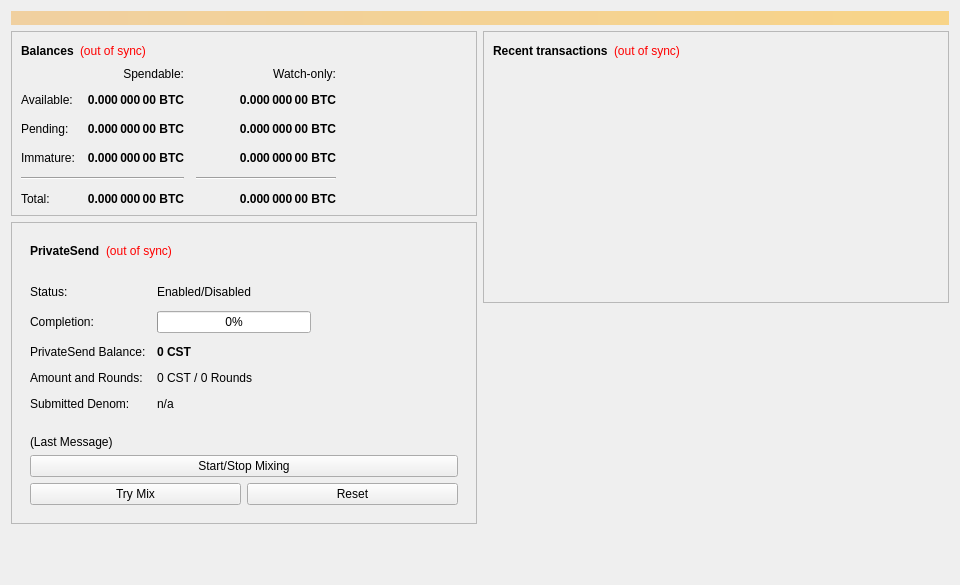
<?xml version="1.0" encoding="UTF-8"?>
<ui version="4.0">
 <class>OverviewPage</class>
 <widget class="QWidget" name="OverviewPage">
  <property name="geometry">
   <rect>
    <x>0</x>
    <y>0</y>
    <width>960</width>
    <height>585</height>
   </rect>
  </property>
  <property name="minimumSize">
   <size>
    <width>960</width>
    <height>0</height>
   </size>
  </property>
  <property name="windowTitle">
   <string>Form</string>
  </property>
  <layout class="QVBoxLayout" name="topLayout">
   <item>
    <widget class="QLabel" name="labelAlerts">
     <property name="visible">
      <bool>false</bool>
     </property>
     <property name="styleSheet">
      <string notr="true">background-color: qlineargradient(x1: 0, y1: 0, x2: 1, y2: 0, stop:0 #F0D0A0, stop:1 #F8D488); color:#000000;</string>
     </property>
     <property name="wordWrap">
      <bool>true</bool>
     </property>
     <property name="margin">
      <number>3</number>
     </property>
    </widget>
   </item>
   <item>
    <layout class="QHBoxLayout" name="horizontalLayout" stretch="1,1">
     <item>
      <layout class="QVBoxLayout" name="verticalLayout_2">
       <item>
        <widget class="QFrame" name="frame">
         <property name="frameShape">
          <enum>QFrame::StyledPanel</enum>
         </property>
         <property name="frameShadow">
          <enum>QFrame::Raised</enum>
         </property>
         <layout class="QVBoxLayout" name="verticalLayout_4">
          <item>
           <layout class="QHBoxLayout" name="horizontalLayout_4">
            <item>
             <widget class="QLabel" name="label_5">
              <property name="font">
               <font>
                <weight>75</weight>
                <bold>true</bold>
               </font>
              </property>
              <property name="text">
               <string>Balances</string>
              </property>
             </widget>
            </item>
            <item>
             <widget class="QLabel" name="labelWalletStatus">
              <property name="toolTip">
               <string>The displayed information may be out of date. Your wallet automatically synchronizes with the Costly network after a connection is established, but this process has not completed yet.</string>
              </property>
              <property name="styleSheet">
               <string notr="true">QLabel { color: red; }</string>
              </property>
              <property name="text">
               <string notr="true">(out of sync)</string>
              </property>
              <property name="alignment">
               <set>Qt::AlignLeading|Qt::AlignLeft|Qt::AlignVCenter</set>
              </property>
             </widget>
            </item>
            <item>
             <spacer name="horizontalSpacer_3">
              <property name="orientation">
               <enum>Qt::Horizontal</enum>
              </property>
              <property name="sizeHint" stdset="0">
               <size>
                <width>40</width>
                <height>20</height>
               </size>
              </property>
             </spacer>
            </item>
           </layout>
          </item>
          <item>
           <layout class="QGridLayout" name="gridLayout">
            <property name="spacing">
             <number>12</number>
            </property>
            <item row="2" column="2">
             <widget class="QLabel" name="labelWatchPending">
              <property name="font">
               <font>
                <weight>75</weight>
                <bold>true</bold>
               </font>
              </property>
              <property name="cursor">
               <cursorShape>IBeamCursor</cursorShape>
              </property>
              <property name="toolTip">
               <string>Unconfirmed transactions to watch-only addresses</string>
              </property>
              <property name="text">
               <string notr="true">0.000 000 00 BTC</string>
              </property>
              <property name="alignment">
               <set>Qt::AlignRight|Qt::AlignTrailing|Qt::AlignVCenter</set>
              </property>
              <property name="textInteractionFlags">
               <set>Qt::LinksAccessibleByMouse|Qt::TextSelectableByKeyboard|Qt::TextSelectableByMouse</set>
              </property>
             </widget>
            </item>
            <item row="2" column="1">
             <widget class="QLabel" name="labelUnconfirmed">
              <property name="font">
               <font>
                <weight>75</weight>
                <bold>true</bold>
               </font>
              </property>
              <property name="cursor">
               <cursorShape>IBeamCursor</cursorShape>
              </property>
              <property name="toolTip">
               <string>Total of transactions that have yet to be confirmed, and do not yet count toward the spendable balance</string>
              </property>
              <property name="text">
               <string notr="true">0.000 000 00 BTC</string>
              </property>
              <property name="alignment">
               <set>Qt::AlignRight|Qt::AlignTrailing|Qt::AlignVCenter</set>
              </property>
              <property name="textInteractionFlags">
               <set>Qt::LinksAccessibleByMouse|Qt::TextSelectableByKeyboard|Qt::TextSelectableByMouse</set>
              </property>
             </widget>
            </item>
            <item row="3" column="2">
             <widget class="QLabel" name="labelWatchImmature">
              <property name="font">
               <font>
                <weight>75</weight>
                <bold>true</bold>
               </font>
              </property>
              <property name="cursor">
               <cursorShape>IBeamCursor</cursorShape>
              </property>
              <property name="toolTip">
               <string>Mined balance in watch-only addresses that has not yet matured</string>
              </property>
              <property name="text">
               <string notr="true">0.000 000 00 BTC</string>
              </property>
              <property name="alignment">
               <set>Qt::AlignRight|Qt::AlignTrailing|Qt::AlignVCenter</set>
              </property>
              <property name="textInteractionFlags">
               <set>Qt::LinksAccessibleByMouse|Qt::TextSelectableByKeyboard|Qt::TextSelectableByMouse</set>
              </property>
             </widget>
            </item>
            <item row="4" column="0" colspan="2">
             <widget class="Line" name="lineSpendableBalance">
              <property name="orientation">
               <enum>Qt::Horizontal</enum>
              </property>
             </widget>
            </item>
            <item row="4" column="2">
             <widget class="Line" name="lineWatchBalance">
              <property name="sizePolicy">
               <sizepolicy hsizetype="Preferred" vsizetype="Fixed">
                <horstretch>0</horstretch>
                <verstretch>0</verstretch>
               </sizepolicy>
              </property>
              <property name="minimumSize">
               <size>
                <width>140</width>
                <height>0</height>
               </size>
              </property>
              <property name="orientation">
               <enum>Qt::Horizontal</enum>
              </property>
             </widget>
            </item>
            <item row="5" column="0">
             <widget class="QLabel" name="labelTotalText">
              <property name="text">
               <string>Total:</string>
              </property>
             </widget>
            </item>
            <item row="3" column="1">
             <widget class="QLabel" name="labelImmature">
              <property name="font">
               <font>
                <weight>75</weight>
                <bold>true</bold>
               </font>
              </property>
              <property name="cursor">
               <cursorShape>IBeamCursor</cursorShape>
              </property>
              <property name="toolTip">
               <string>Mined balance that has not yet matured</string>
              </property>
              <property name="text">
               <string notr="true">0.000 000 00 BTC</string>
              </property>
              <property name="alignment">
               <set>Qt::AlignRight|Qt::AlignTrailing|Qt::AlignVCenter</set>
              </property>
              <property name="textInteractionFlags">
               <set>Qt::LinksAccessibleByMouse|Qt::TextSelectableByKeyboard|Qt::TextSelectableByMouse</set>
              </property>
             </widget>
            </item>
            <item row="2" column="3">
             <spacer name="horizontalSpacer_2">
              <property name="orientation">
               <enum>Qt::Horizontal</enum>
              </property>
              <property name="sizeHint" stdset="0">
               <size>
                <width>40</width>
                <height>20</height>
               </size>
              </property>
             </spacer>
            </item>
            <item row="3" column="0">
             <widget class="QLabel" name="labelImmatureText">
              <property name="text">
               <string>Immature:</string>
              </property>
             </widget>
            </item>
            <item row="5" column="1">
             <widget class="QLabel" name="labelTotal">
              <property name="font">
               <font>
                <weight>75</weight>
                <bold>true</bold>
               </font>
              </property>
              <property name="cursor">
               <cursorShape>IBeamCursor</cursorShape>
              </property>
              <property name="toolTip">
               <string>Your current total balance</string>
              </property>
              <property name="text">
               <string notr="true">0.000 000 00 BTC</string>
              </property>
              <property name="alignment">
               <set>Qt::AlignRight|Qt::AlignTrailing|Qt::AlignVCenter</set>
              </property>
              <property name="textInteractionFlags">
               <set>Qt::LinksAccessibleByMouse|Qt::TextSelectableByKeyboard|Qt::TextSelectableByMouse</set>
              </property>
             </widget>
            </item>
            <item row="5" column="2">
             <widget class="QLabel" name="labelWatchTotal">
              <property name="font">
               <font>
                <weight>75</weight>
                <bold>true</bold>
               </font>
              </property>
              <property name="cursor">
               <cursorShape>IBeamCursor</cursorShape>
              </property>
              <property name="toolTip">
               <string>Current total balance in watch-only addresses</string>
              </property>
              <property name="text">
               <string notr="true">0.000 000 00 BTC</string>
              </property>
              <property name="alignment">
               <set>Qt::AlignRight|Qt::AlignTrailing|Qt::AlignVCenter</set>
              </property>
              <property name="textInteractionFlags">
               <set>Qt::LinksAccessibleByMouse|Qt::TextSelectableByKeyboard|Qt::TextSelectableByMouse</set>
              </property>
             </widget>
            </item>
            <item row="0" column="2">
             <widget class="QLabel" name="labelWatchonly">
              <property name="text">
               <string>Watch-only:</string>
              </property>
              <property name="alignment">
               <set>Qt::AlignRight|Qt::AlignTrailing|Qt::AlignVCenter</set>
              </property>
             </widget>
            </item>
            <item row="1" column="0">
             <widget class="QLabel" name="labelBalanceText">
              <property name="text">
               <string>Available:</string>
              </property>
             </widget>
            </item>
            <item row="1" column="1">
             <widget class="QLabel" name="labelBalance">
              <property name="font">
               <font>
                <weight>75</weight>
                <bold>true</bold>
               </font>
              </property>
              <property name="cursor">
               <cursorShape>IBeamCursor</cursorShape>
              </property>
              <property name="toolTip">
               <string>Your current spendable balance</string>
              </property>
              <property name="text">
               <string notr="true">0.000 000 00 BTC</string>
              </property>
              <property name="alignment">
               <set>Qt::AlignRight|Qt::AlignTrailing|Qt::AlignVCenter</set>
              </property>
              <property name="textInteractionFlags">
               <set>Qt::LinksAccessibleByMouse|Qt::TextSelectableByKeyboard|Qt::TextSelectableByMouse</set>
              </property>
             </widget>
            </item>
            <item row="1" column="2">
             <widget class="QLabel" name="labelWatchAvailable">
              <property name="font">
               <font>
                <weight>75</weight>
                <bold>true</bold>
               </font>
              </property>
              <property name="cursor">
               <cursorShape>IBeamCursor</cursorShape>
              </property>
              <property name="toolTip">
               <string>Your current balance in watch-only addresses</string>
              </property>
              <property name="text">
               <string notr="true">0.000 000 00 BTC</string>
              </property>
              <property name="alignment">
               <set>Qt::AlignRight|Qt::AlignTrailing|Qt::AlignVCenter</set>
              </property>
              <property name="textInteractionFlags">
               <set>Qt::LinksAccessibleByMouse|Qt::TextSelectableByKeyboard|Qt::TextSelectableByMouse</set>
              </property>
             </widget>
            </item>
            <item row="2" column="0">
             <widget class="QLabel" name="labelPendingText">
              <property name="text">
               <string>Pending:</string>
              </property>
             </widget>
            </item>
            <item row="0" column="1">
             <widget class="QLabel" name="labelSpendable">
              <property name="text">
               <string>Spendable:</string>
              </property>
              <property name="alignment">
               <set>Qt::AlignRight|Qt::AlignTrailing|Qt::AlignVCenter</set>
              </property>
             </widget>
            </item>
           </layout>
          </item>
         </layout>
        </widget>
       </item>
       <item>
        <widget class="QFrame" name="framePrivateSend">
         <property name="layoutDirection">
          <enum>Qt::LeftToRight</enum>
         </property>
         <property name="frameShape">
          <enum>QFrame::StyledPanel</enum>
         </property>
         <property name="frameShadow">
          <enum>QFrame::Raised</enum>
         </property>
         <layout class="QVBoxLayout" name="VerticalLayout_PS1">
          <item>
           <widget class="QWidget" name="layoutWidgetPrivateSendHeader">
            <layout class="QHBoxLayout" name="horizontalLayout_5">
             <item>
              <widget class="QLabel" name="labelPrivateSendHeader">
               <property name="font">
                <font>
                 <weight>75</weight>
                 <bold>true</bold>
                </font>
               </property>
               <property name="text">
                <string>PrivateSend</string>
               </property>
              </widget>
             </item>
             <item>
              <widget class="QLabel" name="labelPrivateSendSyncStatus">
               <property name="toolTip">
                <string>The displayed information may be out of date. Your wallet automatically synchronizes with the Costly network after a connection is established, but this process has not completed yet.</string>
               </property>
               <property name="styleSheet">
                <string notr="true">QLabel { color: red; }</string>
               </property>
               <property name="text">
                <string notr="true">(out of sync)</string>
               </property>
               <property name="alignment">
                <set>Qt::AlignLeading|Qt::AlignLeft|Qt::AlignVCenter</set>
               </property>
              </widget>
             </item>
             <item>
              <spacer name="horizontalSpacer_4">
               <property name="orientation">
                <enum>Qt::Horizontal</enum>
               </property>
               <property name="sizeHint" stdset="0">
                <size>
                 <width>40</width>
                 <height>20</height>
                </size>
               </property>
              </spacer>
             </item>
            </layout>
           </widget>
          </item>
          <item>
           <widget class="QWidget" name="privateSendFormLayoutWidget">
            <layout class="QFormLayout" name="privateSendFormLayout">
             <property name="fieldGrowthPolicy">
              <enum>QFormLayout::AllNonFixedFieldsGrow</enum>
             </property>
             <property name="horizontalSpacing">
              <number>11</number>
             </property>
             <property name="verticalSpacing">
              <number>12</number>
             </property>
             <item row="0" column="0">
              <widget class="QLabel" name="labelPrivateSendEnabledText">
               <property name="text">
                <string>Status:</string>
               </property>
              </widget>
             </item>
             <item row="0" column="1">
              <widget class="QLabel" name="labelPrivateSendEnabled">
               <property name="text">
                <string>Enabled/Disabled</string>
               </property>
              </widget>
             </item>
             <item row="1" column="0">
              <widget class="QLabel" name="labelCompletitionText">
               <property name="text">
                <string>Completion:</string>
               </property>
              </widget>
             </item>
             <item row="1" column="1">
              <widget class="QProgressBar" name="privateSendProgress">
               <property name="maximumSize">
                <size>
                 <width>154</width>
                 <height>16777215</height>
                </size>
               </property>
               <property name="value">
                <number>0</number>
               </property>
              </widget>
             </item>
             <item row="2" column="0">
              <widget class="QLabel" name="labelAnonymizedText">
               <property name="text">
                <string>PrivateSend Balance:</string>
               </property>
              </widget>
             </item>
             <item row="2" column="1">
              <widget class="QLabel" name="labelAnonymized">
               <property name="font">
                <font>
                 <weight>75</weight>
                 <bold>true</bold>
                </font>
               </property>
               <property name="text">
                <string notr="true">0 CST</string>
               </property>
              </widget>
             </item>
             <item row="3" column="0">
              <widget class="QLabel" name="labelAmountAndRoundsText">
               <property name="text">
                <string>Amount and Rounds:</string>
               </property>
              </widget>
             </item>
             <item row="3" column="1">
              <widget class="QLabel" name="labelAmountRounds">
               <property name="text">
                <string>0 CST / 0 Rounds</string>
               </property>
              </widget>
             </item>
             <item row="4" column="0">
              <widget class="QLabel" name="labelSubmittedDenomText">
               <property name="text">
                <string>Submitted Denom:</string>
               </property>
              </widget>
             </item>
             <item row="4" column="1">
              <widget class="QLabel" name="labelSubmittedDenom">
               <property name="toolTip">
                <string>The denominations you submitted to the Masternode.&lt;br&gt;To mix, other users must submit the exact same denominations.</string>
               </property>
               <property name="text">
                <string>n/a</string>
               </property>
              </widget>
             </item>
            </layout>
           </widget>
          </item>
          <item>
           <widget class="QWidget" name="layoutWidgetLastMessageAndButtons">
            <layout class="QVBoxLayout" name="VerticalLayout_PS">
             <item>
              <widget class="QLabel" name="labelPrivateSendLastMessage">
               <property name="text">
                <string>(Last Message)</string>
               </property>
               <property name="alignment">
                <set>Qt::AlignLeading|Qt::AlignLeft|Qt::AlignTop</set>
               </property>
               <property name="wordWrap">
                <bool>true</bool>
               </property>
              </widget>
             </item>
             <item>
              <widget class="QPushButton" name="togglePrivateSend">
               <property name="sizePolicy">
                <sizepolicy hsizetype="MinimumExpanding" vsizetype="Fixed">
                 <horstretch>0</horstretch>
                 <verstretch>0</verstretch>
                </sizepolicy>
               </property>
               <property name="text">
                <string>Start/Stop Mixing</string>
               </property>
              </widget>
             </item>
             <item>
              <layout class="QHBoxLayout" name="horizontalLayout_debugbuttons">
               <item>
                <widget class="QPushButton" name="privateSendAuto">
                 <property name="sizePolicy">
                  <sizepolicy hsizetype="MinimumExpanding" vsizetype="Fixed">
                   <horstretch>0</horstretch>
                   <verstretch>0</verstretch>
                  </sizepolicy>
                 </property>
                 <property name="toolTip">
                  <string>Try to manually submit a PrivateSend request.</string>
                 </property>
                 <property name="text">
                  <string>Try Mix</string>
                 </property>
                </widget>
               </item>
               <item>
                <widget class="QPushButton" name="privateSendReset">
                 <property name="sizePolicy">
                  <sizepolicy hsizetype="MinimumExpanding" vsizetype="Fixed">
                   <horstretch>0</horstretch>
                   <verstretch>0</verstretch>
                  </sizepolicy>
                 </property>
                 <property name="toolTip">
                  <string>Reset the current status of PrivateSend (can interrupt PrivateSend if it's in the process of Mixing, which can cost you money!)</string>
                 </property>
                 <property name="autoFillBackground">
                  <bool>false</bool>
                 </property>
                 <property name="text">
                  <string>Reset</string>
                 </property>
                </widget>
               </item>
              </layout>
             </item>
            </layout>
           </widget>
          </item>
         </layout>
        </widget>
       </item>
       <item>
        <spacer name="verticalSpacer">
         <property name="orientation">
          <enum>Qt::Vertical</enum>
         </property>
         <property name="sizeHint" stdset="0">
          <size>
           <width>20</width>
           <height>40</height>
          </size>
         </property>
        </spacer>
       </item>
      </layout>
     </item>
     <item>
      <layout class="QVBoxLayout" name="verticalLayout_3">
       <item>
        <widget class="QFrame" name="frame_2">
         <property name="frameShape">
          <enum>QFrame::StyledPanel</enum>
         </property>
         <property name="frameShadow">
          <enum>QFrame::Raised</enum>
         </property>
         <layout class="QVBoxLayout" name="verticalLayout">
          <item>
           <layout class="QHBoxLayout" name="horizontalLayout_2">
            <item>
             <widget class="QLabel" name="label_4">
              <property name="font">
               <font>
                <weight>75</weight>
                <bold>true</bold>
               </font>
              </property>
              <property name="text">
               <string>Recent transactions</string>
              </property>
             </widget>
            </item>
            <item>
             <widget class="QLabel" name="labelTransactionsStatus">
              <property name="toolTip">
               <string>The displayed information may be out of date. Your wallet automatically synchronizes with the Costly network after a connection is established, but this process has not completed yet.</string>
              </property>
              <property name="styleSheet">
               <string notr="true">QLabel { color: red; }</string>
              </property>
              <property name="text">
               <string notr="true">(out of sync)</string>
              </property>
              <property name="alignment">
               <set>Qt::AlignLeading|Qt::AlignLeft|Qt::AlignVCenter</set>
              </property>
             </widget>
            </item>
            <item>
             <spacer name="horizontalSpacer">
              <property name="orientation">
               <enum>Qt::Horizontal</enum>
              </property>
              <property name="sizeHint" stdset="0">
               <size>
                <width>40</width>
                <height>20</height>
               </size>
              </property>
             </spacer>
            </item>
           </layout>
          </item>
          <item>
           <widget class="QListView" name="listTransactions">
            <property name="styleSheet">
             <string notr="true">QListView { background: transparent; }</string>
            </property>
            <property name="frameShape">
             <enum>QFrame::NoFrame</enum>
            </property>
            <property name="verticalScrollBarPolicy">
             <enum>Qt::ScrollBarAlwaysOff</enum>
            </property>
            <property name="horizontalScrollBarPolicy">
             <enum>Qt::ScrollBarAlwaysOff</enum>
            </property>
            <property name="selectionMode">
             <enum>QAbstractItemView::NoSelection</enum>
            </property>
           </widget>
          </item>
         </layout>
        </widget>
       </item>
       <item>
        <spacer name="verticalSpacer_2">
         <property name="orientation">
          <enum>Qt::Vertical</enum>
         </property>
         <property name="sizeHint" stdset="0">
          <size>
           <width>20</width>
           <height>40</height>
          </size>
         </property>
        </spacer>
       </item>
      </layout>
     </item>
    </layout>
   </item>
  </layout>
 </widget>
 <resources/>
 <connections/>
</ui>
